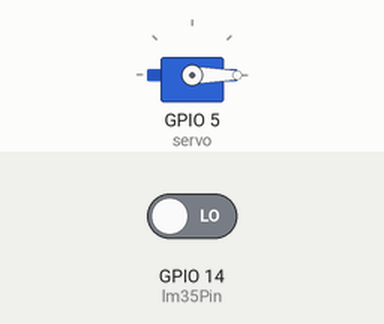
This sketch was run on a simulated ESP32. Parts: servo. Inputs (shaded band) come from the test bench; at power-on: GPIO 14 (lm35Pin) LOW. What the sketch prints to the serial monitor is not drawn.

Above: at 1.2 s.
1.3 s: GPIO 14 (lm35Pin) driven HIGH
At 1.8 s:
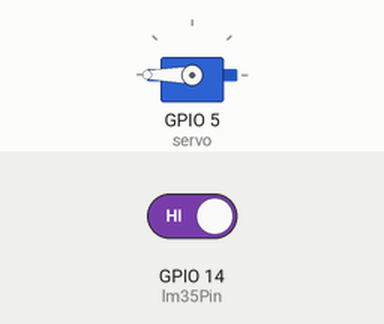
2.8 s: GPIO 14 (lm35Pin) driven LOW
At 4.1 s:
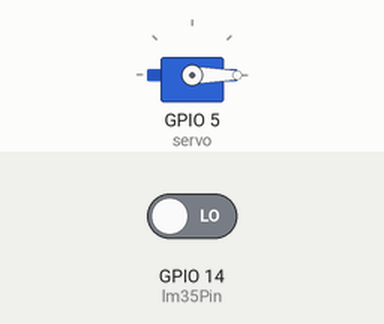
Timing chart, 0 to 5.8 s (numbered marks = the images above; inputs shaded):
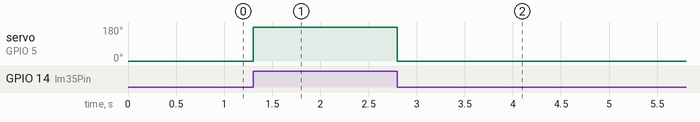

The sketch:

LightCupMotor1.ino
```cpp
#include <ESP32Servo.h>
#include <analogWrite.h>
#include <ESP32Tone.h>
#include <ESP32PWM.h>


Servo servo;


const int lm35Pin = 14; // pin analógico del sensor LM35


void setup() {
  servo.attach(5);
  Serial.begin(9600); // Inicializar el monitor serie
  pinMode(lm35Pin, INPUT);
}


void loop() {
  Serial.println(digitalRead(lm35Pin));
  if(digitalRead(lm35Pin)) {
    servo.write(360);
  } else {
    servo.write(0);
  }
}
```

Measured:
- after the input at 1.3 s, servo on GPIO 5 (servo): 0° → 180° at once
- after the input at 2.8 s, servo on GPIO 5 (servo): 180° → 0° at once
